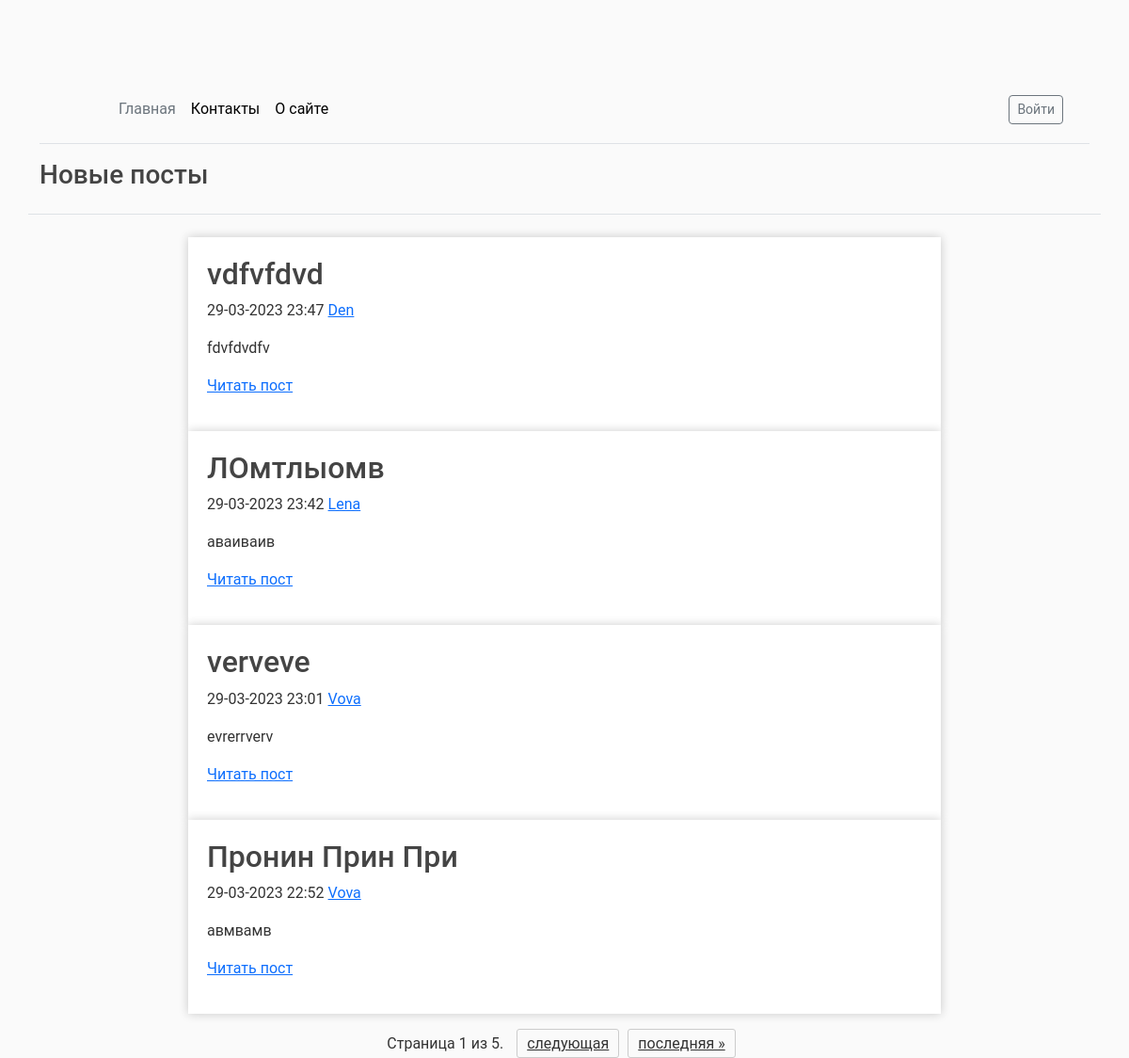
The app's page /, older data.
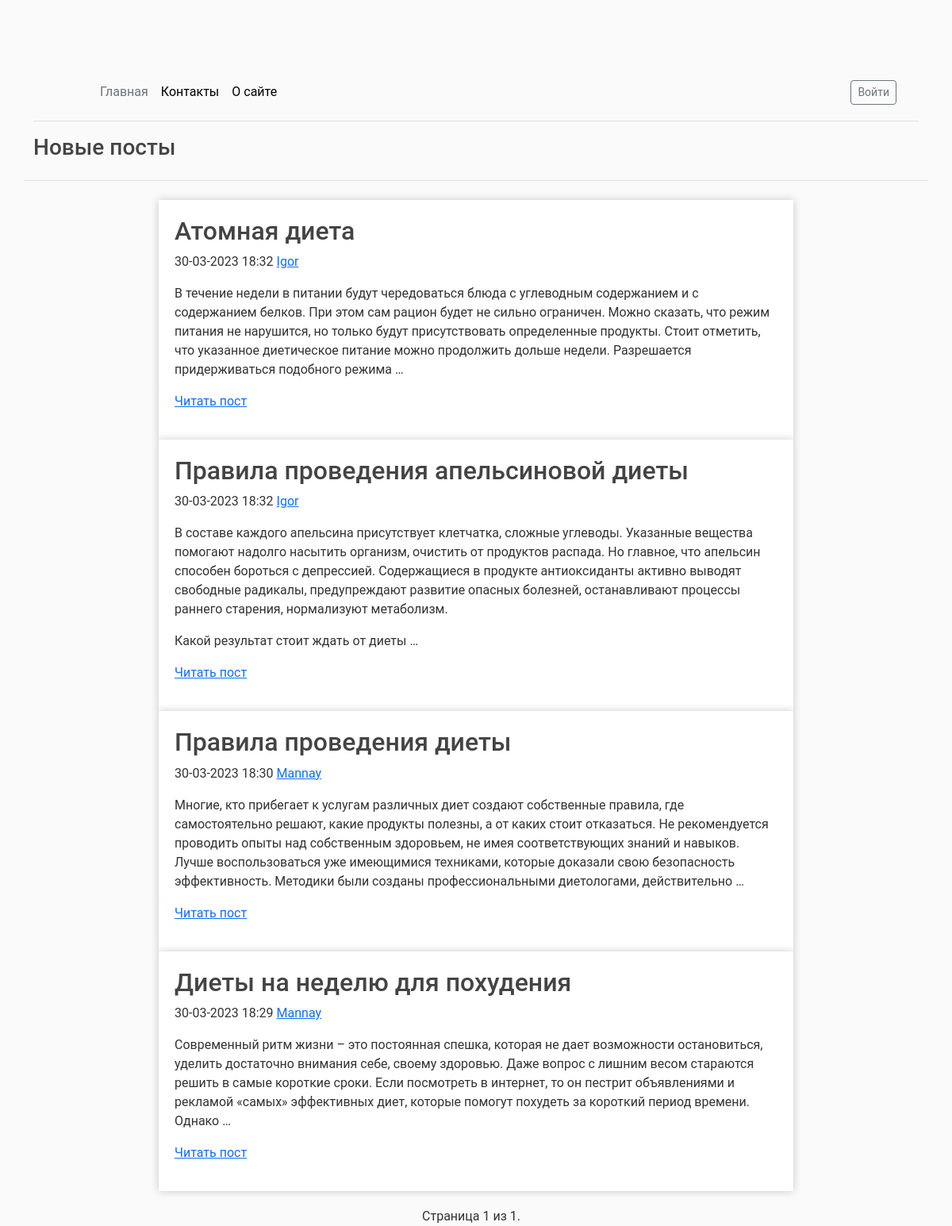
The same page, newer data.
### app1/models.py (models this page shows, shortened)
class Post(models.Model):
    title = models.CharField(max_length=100, verbose_name="Заголовок")
    slug = AutoSlugField(populate_from='title', max_length=255, unique=True, db_index=True, verbose_name="URL")
    image = models.ImageField(upload_to="photos/%Y/%m/%d/", null=True, blank=True, verbose_name="Фото")
    content = models.TextField(verbose_name="Текст статьи")
    author = models.ForeignKey(User, on_delete=models.CASCADE, verbose_name="Автор статьи")
    created_at = models.DateTimeField(auto_now_add=True, verbose_name="Время создания")
    class Meta:
        verbose_name = 'Пост'
        verbose_name_plural = 'Посты'

### app1/views.py (the view)
# urls.py: path('', views.PostListView.as_view(), name='base'),
class PostListView(ListView):
    queryset = Post.objects.order_by('-id')
    context_object_name = 'posts'
    paginate_by = 4
    template_name = 'app1/base.html'

### app1/templates/app1/base.html (shortened to what this page needs)
{% load static %}
<!doctype html>
<html lang="en" data-bs-theme="auto">
  <head>
    <link rel="stylesheet" href="https://cdn.jsdelivr.net/npm/bootstrap@5.2.3/dist/css/bootstrap.min.css">
    <link href="/docs/5.3/dist/css/bootstrap.min.css" rel="stylesheet">
    <link href="{% static 'app1/css/style.css' %}" rel="stylesheet">
  </head>
  <body>
<main class="container">
  <header class="p-3 mb-3 border-bottom">
    <div class="container">
      <div class="d-flex flex-wrap align-items-center justify-content-center justify-content-lg-start">
        <a href="/" class="d-flex align-items-center mb-2 mb-lg-0 link-body-emphasis text-decoration-none">
          <svg class="bi me-2" width="40" height="32" role="img" aria-label="Bootstrap"><use xlink:href="#bootstrap"/></svg>
        </a>
        <ul class="nav col-12 col-lg-auto me-lg-auto mb-2 justify-content-center mb-md-0">
          <li><a href="{% url 'base' %}" class="nav-link px-2 link-secondary">Главная</a></li>
          <li><a href="{% url 'contacts' %}" class="nav-link px-2 link-body-emphasis">Контакты</a></li>
          <li><a href="{% url 'about' %}" class="nav-link px-2 link-body-emphasis">О сайте</a></li>
        </ul>
        <div class="col-md-3 text-end">
            <a class="btn btn-sm btn-outline-secondary" href="{% url 'login' %}">Войти</a>
        </div>
      </div>
    </div>
  </header>
{% block content %}
        <div class="row">
            <h3 class="pb-4 mb-4 font-italic border-bottom">
              Новые посты
            </h3>
        {% for el in page_obj %}
              <div class="post-container">
                <h2 class="blog-post-title">{{ el.title }}</h2>
                <p class="blog-post-meta">{{ el.created_at|date:"d-m-Y H:i" }} <a href="{% url 'login' %}"> {{ el.author }}</a></p>
                {% autoescape on %}
                <p>{{ el.content|linebreaks|truncatewords:50 }}</p>
                {% endautoescape %}
                <p><a href="{% url 'login' %}">Читать пост</a></p>
              </div>
        {% endfor %}
        <div class="pagination">
            <span class="step-links">
                <span class="current-page">
                    Страница {{ page_obj.number }} из {{ page_obj.paginator.num_pages }}.
                </span>
                {% if page_obj.has_next %}
                    <a href="?page={{ page_obj.next_page_number }}">следующая</a>
                    <a href="?page={{ page_obj.paginator.num_pages }}">последняя &raquo;</a>
                {% endif %}
            </span>
        </div>
  {% endblock %}
</main>
</body>
</html>

### app1/static/app1/css/style.css (style rules this page uses)
.post-container { max-width: 800px; margin: 0 auto; padding: 20px; background-color: #fff; box-shadow: 0px 0px 10px rgba(0, 0, 0, 0.2); }
body, html { width:100%; height:100% }
body { margin:0; padding:0; background: #fafafa; color: #333333; margin-top: 5rem; font-family:Roboto; }
h1, h2, h3, h4, h5, h6 { color: #444444; }
ul { margin: 0; }
.pagination { display: flex; justify-content: center; margin-top: 20px; }
.current-page { margin: 0 10px; }

### app1/templates/app1/base.html (style rules this page uses)
.bi { vertical-align: -.125em; fill: currentColor; }
.pagination { display: flex; justify-content: center; margin-top: 20px; }
.current-page { margin: 0 10px; }

Row changes from the older to the newer data that the page shows:
removed Post: title "vdfvfdvd", created_at "29-03-2023 23:47", author "Den", content "fdvfdvdfv"
removed Post: title "ЛОмтлыомв", created_at "29-03-2023 23:42", author "Lena", content "аваиваив"
removed Post: title "verveve", created_at "29-03-2023 23:01", author "Vova", content "evrerrverv"
removed Post: title "Пронин Прин При", created_at "29-03-2023 22:52", author "Vova", content "авмвамв"
added Post: title "Атомная диета", created_at "30-03-2023 18:32", author "Igor", content "В течение недели в питании будут чередоваться блюда с углеводным содержанием и с содержанием белков. При этом сам рацион будет не сильно ограничен. Можно сказать, что режим питания не нарушится, но только будут присутствовать определенные продукты. Стоит отметить, что указанное диетическое питание можно продолжить дольше недели. Разрешается придерживаться подобного режима …"
added Post: title "Правила проведения апельсиновой диеты", created_at "30-03-2023 18:32", author "Igor", content "В составе каждого апельсина присутствует клетчатка, сложные углеводы. Указанные вещества помогают надолго насытить организм, очистить от продуктов распада. Но главное, что апельсин способен бороться с депрессией. Содержащиеся в продукте антиоксиданты активно выводят свободные радикалы, предупреждают развитие опасных болезней, останавливают процессы раннего старения, нормализуют метаболизм. Какой результат стоит ждать от диеты …"
added Post: title "Правила проведения диеты", created_at "30-03-2023 18:30", author "Mannay", content "Многие, кто прибегает к услугам различных диет создают собственные правила, где самостоятельно решают, какие продукты полезны, а от каких стоит отказаться. Не рекомендуется проводить опыты над собственным здоровьем, не имея соответствующих знаний и навыков. Лучше воспользоваться уже имеющимися техниками, которые доказали свою безопасность эффективность. Методики были созданы профессиональными диетологами, действительно …"
added Post: title "Диеты на неделю для похудения", created_at "30-03-2023 18:29", author "Mannay", content "Современный ритм жизни – это постоянная спешка, которая не дает возможности остановиться, уделить достаточно внимания себе, своему здоровью. Даже вопрос с лишним весом стараются решить в самые короткие сроки. Если посмотреть в интернет, то он пестрит объявлениями и рекламой «самых» эффективных диет, которые помогут похудеть за короткий период времени. Однако …"
Text that changed along with them:
{{ page_obj.paginator.num_pages }}: "5" → "1"
text no longer shown: "следующая последняя »"
